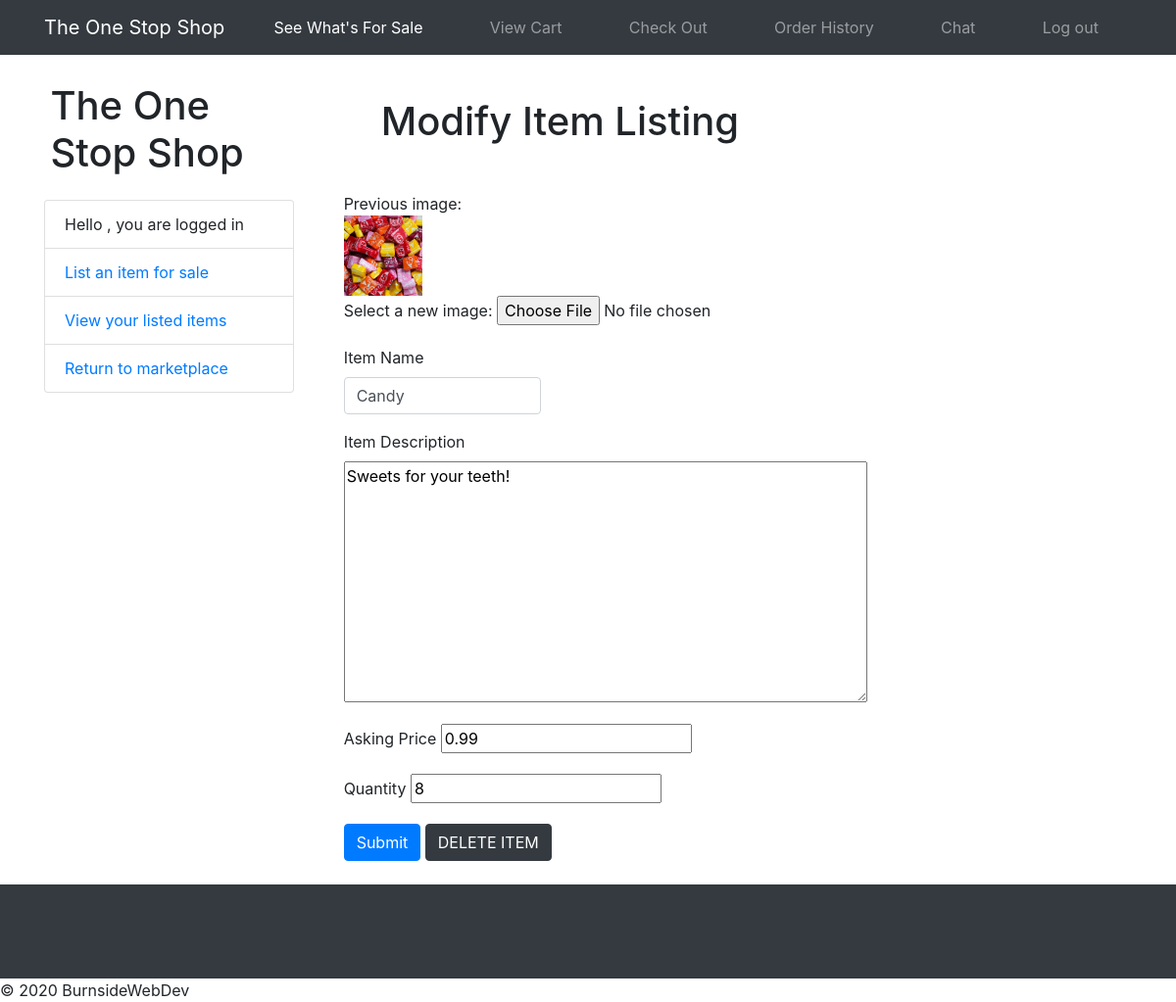
The page /edit/3/ on the database its author committed.
### item/models.py (models this page shows, shortened)
class Item(models.Model):
    owner = models.ForeignKey(User, on_delete=models.CASCADE)
    image = models.ImageField(upload_to='images/')
    itemname = models.CharField(max_length=100)
    descrip = models.CharField(max_length=1000)
    price = models.DecimalField(max_digits=10, decimal_places=2)
    inv_count = models.PositiveIntegerField()

### accounts/views.py (the view)
# urls.py: path('edit/<int:id>/', views.item_update, name='item_update'),
def item_update(request, id):
    post = get_object_or_404(Item, id=id)
    if request.method == "POST":
        form = forms.AddItemForm(request.POST, request.FILES, instance=post)
        if form.is_valid():
            post = form.save(commit=False)
            post.save()
            return HttpResponseRedirect(reverse('my_items'))
    else:
        form = forms.AddItemForm(instance=post)
    context = {'form': form}
    context['item'] = post
    return render(request, "edit_item.html", context)

### accounts/forms.py (shortened to what this page needs)
class AddItemForm(ModelForm):
	class Meta:
		model = Item
		fields = ["image", "itemname", "descrip", "price", "inv_count",]

### item/templates/edit_item.html (shortened to what this page needs)
{% extends 'navbar_l.html' %}
{% block content %}
<html>
   <head>
      <link href="../../static/vendor/bootstrap/css/bootstrap.min.css" rel="stylesheet">
      <link href="../../static/css/signup.css" rel="stylesheet">
   </head>
   <body>
      <div class="container">
         <div class="row">
            <div class="col-lg-3">
               <h1 class="my-4">The One Stop Shop</h1>
               <div class="list-group">
                  <p class="list-group-item">Hello {{request.user.username}}, you are logged in</p>
                  <a href="{% url 'list_item' %}" class="list-group-item">List an item for sale</a>
                  <a href="{% url 'my_items' %}" class="list-group-item">View your listed items</a>
                  <a href="{% url 'index' %}" class="list-group-item">Return to marketplace</a>
               </div>
            </div>
            <div class="col-lg-9">
               <div class="banner">
                  <h1>Modify Item Listing</h1>
               </div>
               <form method="post" action="" enctype="multipart/form-data">
                  <div>Previous image:</div>
                  <div><img class="img" width=10% height=10% src= {{item.image.url}} alt=""></div>
                  <div class="form-group">
                     <label>Select a new image:</label>
                     <input type="file" name="image" accept="image/*"/>
                  </div>
                  <div class="form-group">
                     <label>Item Name</label>
                     <input type="text" class="form-control" name="itemname" value="{{item.itemname}}"/>
                  </div>
                  <div class="form-group">
                     <label>Item Description</label><br />
                     <textarea name="descrip" cols="50" rows="10">{{item.descrip}}</textarea><br />
                  </div>
                  <div class="form-group">
                     <label>Asking Price</label>
                     <input type="number" name="price" min="0" step=".01" value="{{item.price}}"/>
                  </div>
                  <div class="form-group">
                     <label>Quantity</label>
                     <input type="number" name="inv_count" min="1" step="1" value="{{item.inv_count}}">
                  </div>
                  <input class="btn btn-primary" type="submit" value="Submit"/>
                  <a class="btn btn-dark" href="{% url 'item_delete' id=item.id %}">DELETE ITEM</a>
               </form>
            </div>
         </div>
      </div>
      <footer class="py-5 bg-dark">
         <div class="navbar fixed-bottom">
         </div>
      </footer>
   </body>
</html>
{% endblock %}

### accounts/static/css/signup.css (style rules this page uses)
.form-control { width: 25%; }
form { margin-left: 2.5%; }
body { padding-top: 60px; }
.banner { padding: 40px; }
h1 { margin-left: 2.5%; }

### rows shown on the page
Item: image (picture), itemname "Candy", descrip "Sweets for your teeth!", price "0.99", inv_count "8"
